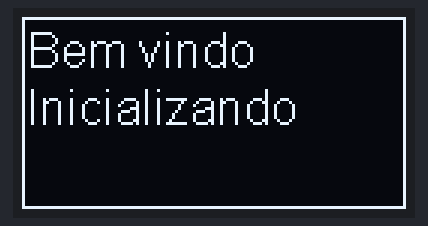
The sketch below on a simulated ESP8266 (NodeMCU). Shown: 128×64 one-colour display.

Above: at 0.1 s.
At 1.1 s:
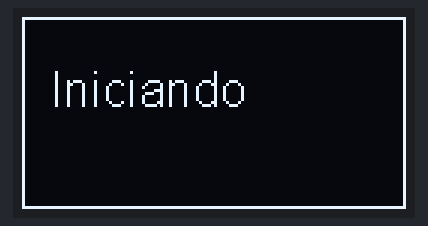
At 2.1 s:
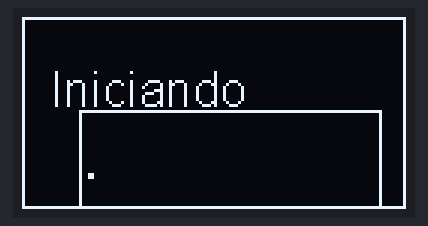
At 3.0 s:
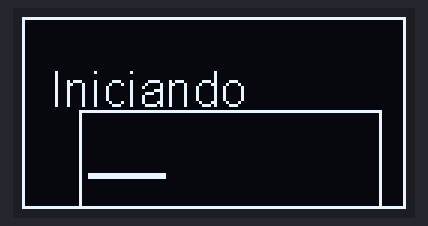
At 4.0 s:
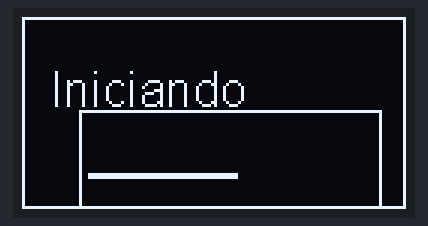
At 5.2 s:
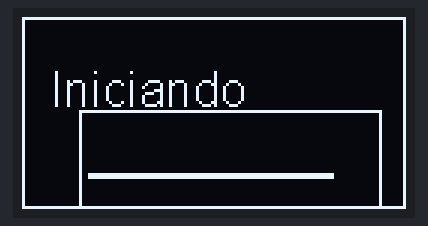

Measured:
- what the display in image 1 shows lasts 1.1 s, from 1.0 s to 2.1 s

The sketch:

So-testar-OLED.ino
```cpp
#include <SSD1306Wire.h>

#define scl 22//5
#define sda 21//18

SSD1306Wire display(0x3c, SDA, SCL);
void setup() {
  display.init();

  display.setColor(WHITE);
  display.setFont(ArialMT_Plain_16);
  display.drawRect(0, 0, 128, 64);
  display.drawString(2,2,"Bem vindo\nInicializando");
  display.display();
  delay (1000);
  display.clear();

  display.drawRect(0, 0, 128, 64);
  display.drawString(2, 15, "  Iniciando");
  display.display();
  display.setFont(ArialMT_Plain_24);
  delay (1000);
  display.drawRect(19, 31, 101, 33);
  for (int i = 20; i <= 100; i++) {
    display.drawString(i, 32, ".");
    display.display();
    delay (25);
  }
}

void loop() {
  // put your main code here, to run repeatedly:

}
```
